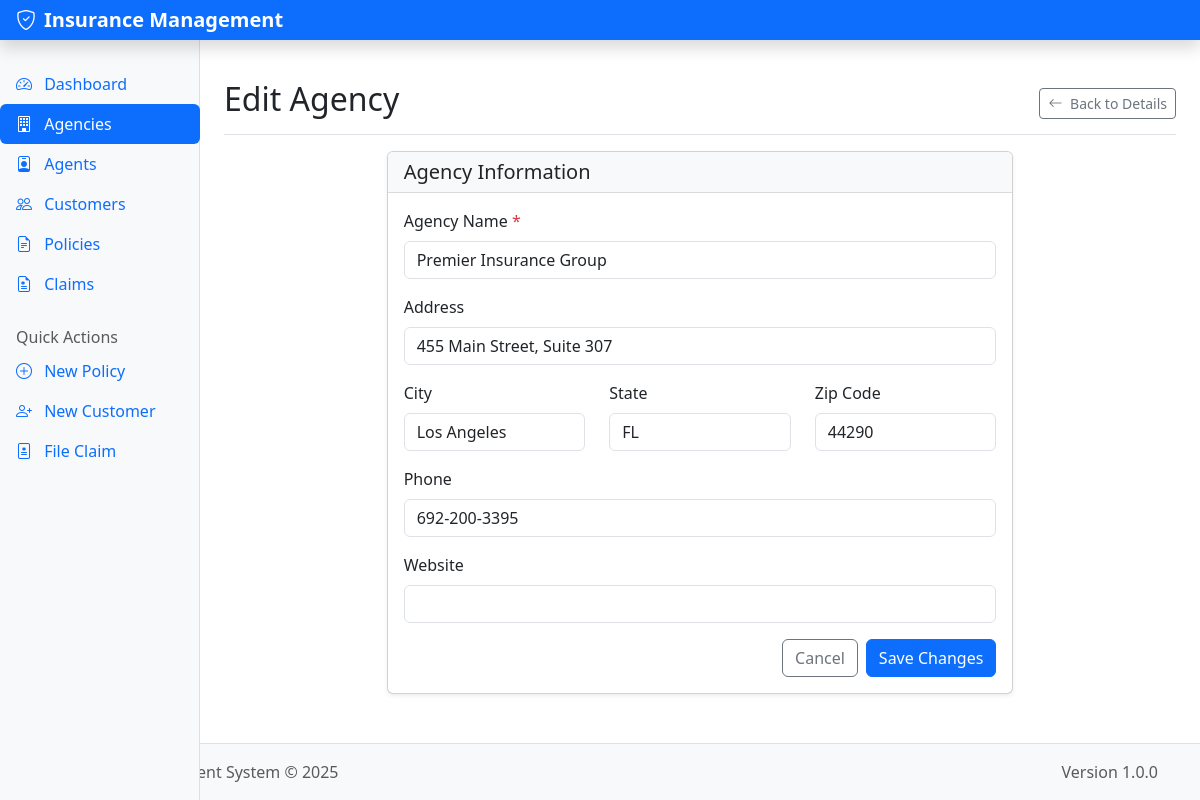
The page /agencies/1/edit on the database its author committed.
### models/agency.py (models this page shows, shortened)
class Agency(db.Model):
    __tablename__ = 'agency'
    agency_id = db.Column(db.Integer, primary_key=True)
    name = db.Column(db.String(100), nullable=False)
    address = db.Column(db.String(200))
    city = db.Column(db.String(100))
    state = db.Column(db.String(100))
    zip_code = db.Column(db.String(20))
    phone = db.Column(db.String(20))
    website = db.Column(db.String(200))
    agents = db.relationship('Agent', backref='agency', lazy=True, cascade='all, delete-orphan')

### routes/agency_routes.py (the view)
@agency_bp.route('/<int:agency_id>/edit', methods=['GET'])
def edit_form(agency_id):
    agency = Agency.query.get_or_404(agency_id)
    return render_template('agency/edit.html', agency=agency)

### app.py (called while the page is built)
@app.context_processor
def inject_now():
    return {'now': datetime.utcnow()}

### templates/agency/edit.html (shortened to what this page needs)
{% extends 'layout/base.html' %}
{% block content %}
<div class="d-flex justify-content-between flex-wrap flex-md-nowrap align-items-center pt-3 pb-2 mb-3 border-bottom">
    <h1 class="h2">Edit Agency</h1>
    <div>
        <a href="{{ url_for('agency.view', agency_id=agency.agency_id) }}" class="btn btn-sm btn-outline-secondary">
            <i class="bi bi-arrow-left me-1"></i> Back to Details
        </a>
    </div>
</div>
<div class="row">
    <div class="col-md-8 mx-auto">
        <div class="card">
            <div class="card-header">
                <h5 class="mb-0">Agency Information</h5>
            </div>
            <div class="card-body">
                <form action="{{ url_for('agency.edit', agency_id=agency.agency_id) }}" method="POST">
                    <div class="mb-3">
                        <label for="name" class="form-label">Agency Name <span class="text-danger">*</span></label>
                        <input type="text" class="form-control" id="name" name="name" value="{{ agency.name }}" required>
                    </div>
                    <div class="mb-3">
                        <label for="address" class="form-label">Address</label>
                        <input type="text" class="form-control" id="address" name="address" value="{{ agency.address or '' }}">
                    </div>
                    <div class="row mb-3">
                        <div class="col-md-4">
                            <label for="city" class="form-label">City</label>
                            <input type="text" class="form-control" id="city" name="city" value="{{ agency.city or '' }}">
                        </div>
                        <div class="col-md-4">
                            <label for="state" class="form-label">State</label>
                            <input type="text" class="form-control" id="state" name="state" value="{{ agency.state or '' }}">
                        </div>
                        <div class="col-md-4">
                            <label for="zip_code" class="form-label">Zip Code</label>
                            <input type="text" class="form-control" id="zip_code" name="zip_code" value="{{ agency.zip_code or '' }}">
                        </div>
                    </div>
                    <div class="mb-3">
                        <label for="phone" class="form-label">Phone</label>
                        <input type="tel" class="form-control" id="phone" name="phone" value="{{ agency.phone or '' }}">
                    </div>
                    <div class="mb-3">
                        <label for="website" class="form-label">Website</label>
                        <input type="url" class="form-control" id="website" name="website" value="{{ agency.website or '' }}">
                    </div>
                    <div class="d-grid gap-2 d-md-flex justify-content-md-end">
                        <a href="{{ url_for('agency.view', agency_id=agency.agency_id) }}" class="btn btn-outline-secondary">Cancel</a>
                        <button type="submit" class="btn btn-primary">Save Changes</button>
                    </div>
                </form>
            </div>
        </div>
    </div>
</div>
{% endblock %}

### static/css/style.css (style rules this page uses)
body { min-height: 100vh; display: flex; flex-direction: column; }
:root { --primary-color: #0d6efd; --secondary-color: #6c757d; --success-color: #198754; --info-color: #0dcaf0; --warning-color: #ffc107; --danger-color: #dc3545; --light-color: #f8f9fa; --dark-color: #212529; }
.card { margin-bottom: 1.5rem; box-shadow: 0 0.125rem 0.25rem rgba(0, 0, 0, 0.075); }
.card-header { background-color: var(--light-color); border-bottom: 1px solid rgba(0, 0, 0, 0.125); }
.form-label { font-weight: 500; }

### rows shown on the page
Agency: name "Premier Insurance Group", address "455 Main Street, Suite 307", city "Los Angeles", state "FL", zip_code "44290", phone "692-200-3395"
